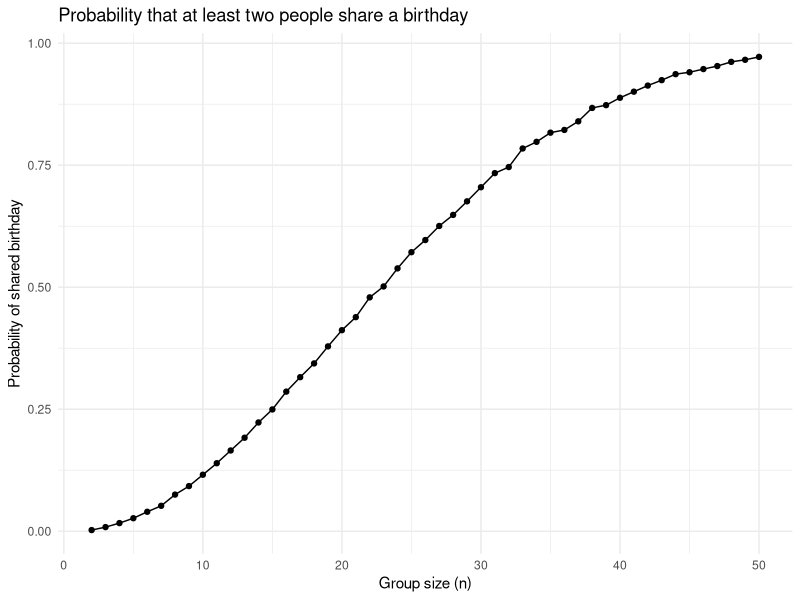

This chart was generated by the following R code:
## ---- chunk 1
library(tidyverse)
set.seed(1)
## ---- chunk 2
# Define simulation function
bday_sim = function(n_room) {
  birthdays = sample(1:365, n_room, replace = TRUE)
  repeated_bday = length(unique(birthdays)) < n_room
  return(repeated_bday)
}

# Run simulation for group sizes 2–50, with 10,000 iterations each
bday_sim_results = 
  expand_grid(
    bdays = 2:50,
    iter = 1:10000
  ) |> 
  mutate(
    result = map_lgl(bdays, bday_sim) #returns logical vector
  ) |> 
  group_by(
    bdays
  ) |> 
  summarize(
    prob_repeat=mean(result)
  )

bday_sim_results

# Plot results
bday_sim_results |> 
  ggplot(aes(x = bdays, y = prob_repeat)) +
  geom_point() +
  geom_line() +
  labs(
    x = "Group size (n)",
    y = "Probability of shared birthday",
    title = "Probability that at least two people share a birthday"
  ) +
  theme_minimal()
